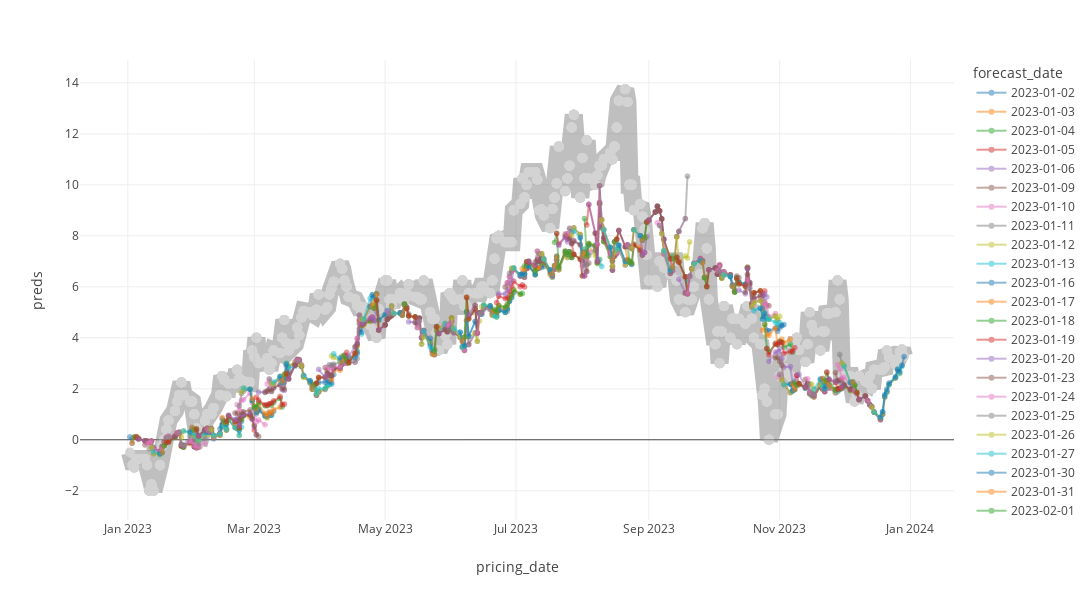

The cell this chart's notebook holds for it:
### Code cell
from explainerdashboard import RegressionExplainer, ExplainerDashboard

target_col = 'target+10'

new_df['target+10'] = targets_df.loc[:, 'F380 M2/M3+1'].values


results = get_predictions(new_df.copy(), 'experiments/', test_start='2023-01-01', test_end='2023-12-31',
                          use_rolling=True, n_estimators=100, target_col='target+10')

test = new_df[(new_df.index >= '2023-01-01') & (new_df.index <= '2023-12-31')]
X_test, y_test = test.drop(columns=target_col), test[target_col]

X_test['rolling_target5'] = results['target_feature'].get_target_feature('2023-12-29', '2023-01-01', True)['predicted_feature'].values


X_test = X_test.astype('float64')
explainer = RegressionExplainer(results['model'], X_test, y_test)
ExplainerDashboard(explainer, depth=5).run()
